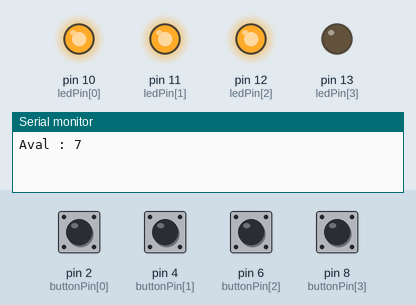
Simulated run of this sketch. Board: Arduino Uno, built with avr-gcc and run on an emulated ATmega328P. On the bench: output pins drawn as LEDs (lit = HIGH), the last lines printed to the serial monitor. Inputs (shaded band) come from the test bench; at power-on: pin 2 (buttonPin[0]), pin 4 (buttonPin[1]), pin 6 (buttonPin[2]), pin 8 (buttonPin[3]) HIGH.

Above: at 1.2 s.
1.3 s: pin 8 (buttonPin[3]) pulled LOW for 0.15 s
At 2.6 s:
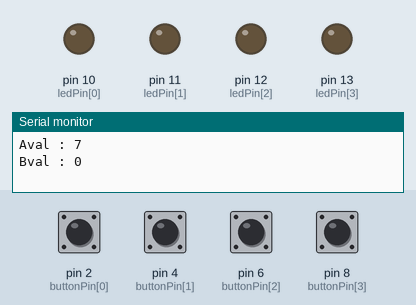
2.9 s: pin 8 (buttonPin[3]) pulled LOW for 1 s
At 5.1 s:
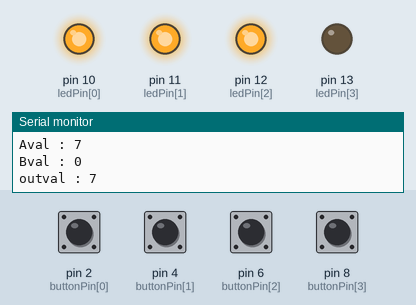
Timing chart, 0 to 6.6 s (numbered marks = the images above; inputs shaded):
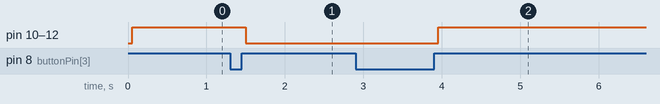

The sketch:

Debounce.ino
```cpp
const int buttonPin[4] = {2, 4, 6, 8};
const int ledPin[4] = {10, 11, 12, 13};

int reading[4];
int buttonState[4];
int lastButtonState[4] = {LOW, LOW, LOW, LOW};
unsigned long lastDebounceTime[4] = {0, 0, 0, 0};
unsigned long debounceDelay = 50;

int pressed = 0;
int savestate = 0;
int Aval[3] = {0, 0, 0};
int Bval[3] = {0, 0, 0};
int t_value[3] = {0, 0, 0};

void debounce(int i) {
  reading[i] = digitalRead(buttonPin[i]);
  if (reading[i] != lastButtonState[i]) {
    lastDebounceTime[i] = millis();
  }
  if ((millis() - lastDebounceTime[i]) > debounceDelay) {
    if (reading[i] != buttonState[i]) {
      buttonState[i] = reading[i];
      if (savestate == 0 && i != 3) {
        if (buttonState[i] == HIGH) {
          Aval[i] = 1;
        }
      }
      else if (savestate == 1 && i != 3) {
        if (buttonState[i] == HIGH) {
          Bval[i] = 1;
        }
      }
      if (buttonState[3] == HIGH && i == 3) {
        pressed = 1;
      }
    }
  }
}

void ledControl(int n) {
  if (t_value[n] >= 8) {
    digitalWrite(ledPin[3], HIGH);
    t_value[n] = t_value[n] - 8;
  }
  if (t_value[n] >= 4) {
    digitalWrite(ledPin[2], HIGH);
    t_value[n] = t_value[n] - 4;
  }
  if (t_value[n] >= 2) {
    digitalWrite(ledPin[1], HIGH);
    t_value[n] = t_value[n] - 2;
  }
  if (t_value[n] >= 1) {
    digitalWrite(ledPin[0], HIGH);
    t_value[n] = t_value[n] - 1;
  }
}

void resetVal() {
  for (int i = 0; i < 4; i++){
    Aval[i] = 0;
    Bval[i] = 0;
  }
}

void setup() {
  Serial.begin(9600);
  for (int i = 0; i < 4; i++) {
    pinMode(buttonPin[i], INPUT_PULLUP);
    pinMode(ledPin[i], OUTPUT);
    digitalWrite(ledPin[i], LOW);
  }
}

void loop() {
  if (pressed == 1 && savestate == 0) {
    t_value[0] = (Aval[2] * 4) + (Aval[1] * 2) + (Aval[0] * 1);
    savestate = 1;
    pressed = 0;
    Serial.print("Aval : ");
    Serial.println(t_value[0]);
    for (int i = 0; i < 4; i++) {
      digitalWrite(ledPin[i], LOW);
    }
  }
  if (pressed == 1 && savestate == 1) {
    t_value[1] = (Bval[2] * 4) + (Bval[1] * 2) + (Bval[0] * 1);
    savestate = 2;
    pressed = 0;
    Serial.print("Bval : ");
    Serial.println(t_value[1]);
    for (int i = 0; i < 4; i++) {
      digitalWrite(ledPin[i], LOW);
    }
  }
  if (pressed == 1 && savestate == 2) {
    pressed = 0;
    savestate = 0;
    Serial.print("outval : ");
    Serial.println(t_value[2]);
    resetVal();
    for (int i = 0; i < 4; i++) {
      digitalWrite(ledPin[i], LOW);
    }
  }

  if (savestate == 1) {
    t_value[2] += t_value[0];
    ledControl(0);
  }
  if (savestate == 2) {
    t_value[2] += t_value[1];
    ledControl(1);
  }
  if (savestate == 0) {
    ledControl(2);
  }

  for (int i = 0; i < 4; i++) {
    debounce(i);
    lastButtonState[i] = reading[i];
  }
}
```

Measured:
- after the input at 1.3 s, pin 10 (ledPin[0]), pin 11 (ledPin[1]), pin 12 (ledPin[2]): HIGH → LOW after 0.20 s
- after the input at 2.9 s, pin 10 (ledPin[0]), pin 11 (ledPin[1]), pin 12 (ledPin[2]): LOW → HIGH after 1.1 s
